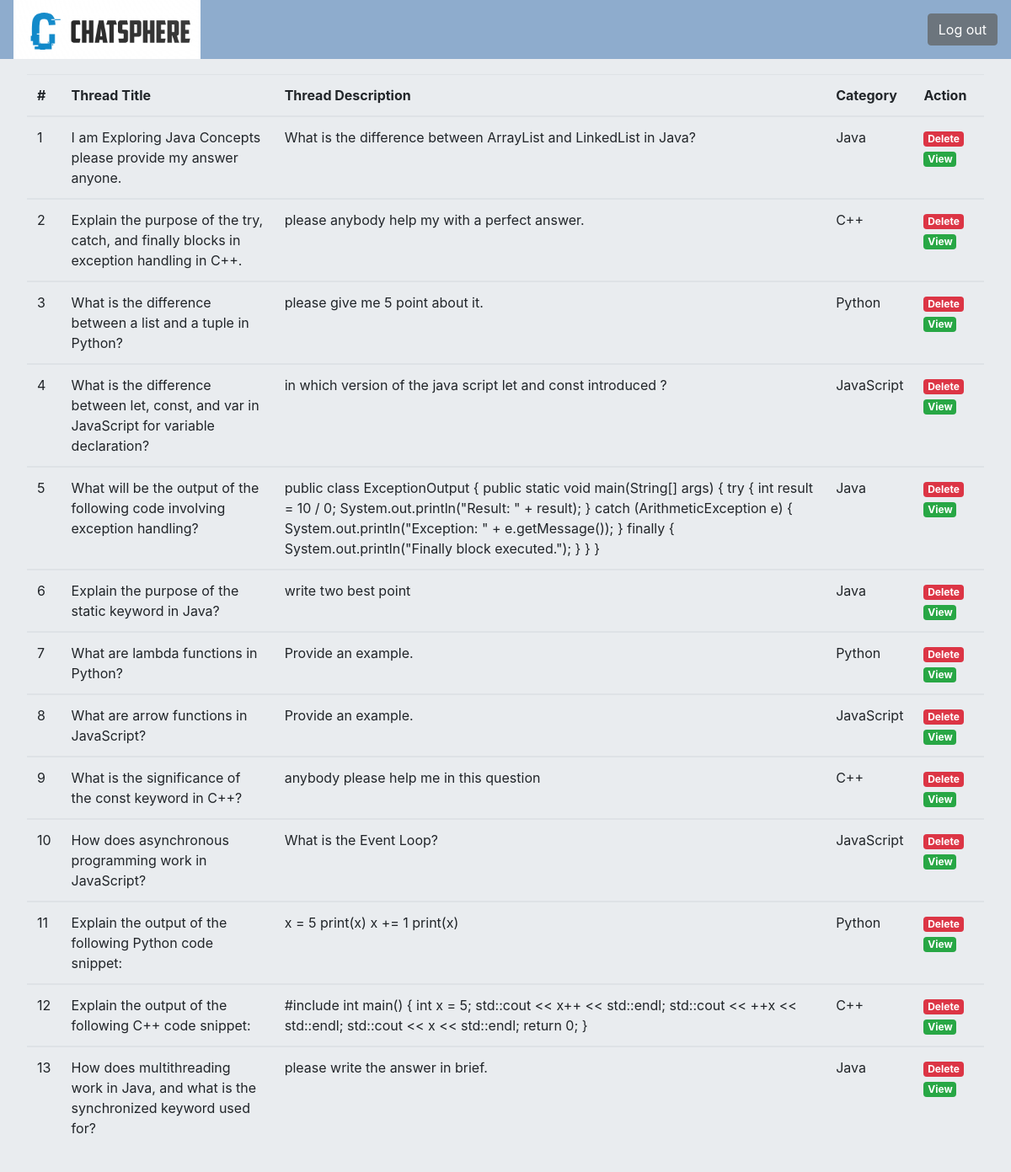
The app's page /minorProj/admin/admin_manage_thread.php (signed in) with its own data.
### tables this page shows
CREATE TABLE `threadlist` (
  `thread_id` int(10) NOT NULL,
  `thread_title` text NOT NULL,
  `thread_desc` text NOT NULL,
  `thread_user_id` int(8) NOT NULL,
  `thread_cat_id` int(8) NOT NULL,
  `created` datetime NOT NULL DEFAULT current_timestamp()
);

CREATE TABLE `categories` (
  `category_id` int(8) NOT NULL,
  `category_name` varchar(255) NOT NULL,
  `category_description` varchar(255) NOT NULL,
  `description` text NOT NULL,
  `created` datetime NOT NULL DEFAULT current_timestamp()
);

### minorProj/admin/admin_manage_thread.php (the view, shortened to what this page needs)
<?php
include 'backend/config.php';
?>
<!DOCTYPE html>
<html lang="en">
<head>
  <link rel="stylesheet" href="css/styles.css">
  <link rel="stylesheet" href="https://cdn.jsdelivr.net/npm/bootstrap@4.3.1/dist/css/bootstrap.min.css">
</head>
<body>
  <nav class="navbar navbar-expand-lg navbar-light" id="nav">
    <img class="navbar-brand" src="logo1 (2).png" alt="log" style="height:80px;">
    <div class="collapse navbar-collapse" id="navbarSupportedContent">
      <a href="backend/logout.php">
        <button type="button" class="btn btn-secondary">Log out</button>
      </a>
    </div>
  </nav>
  <div class="jumbotron my-4">
    <table class="table">
      <thead>
        <tr>
          <th scope="col">#</th>
          <th scope="col">Thread Title</th>
          <th scope="col">Thread Description</th>
          <th scope="col">Category</th>
          <th scope="col">Action</th>
        </tr>
      </thead>
      <?php
      $cnt = 1;
      $sql2 = "select threadlist.thread_title, threadlist.thread_id,threadlist.thread_desc,categories.category_id,categories.category_name
            FROM threadlist , categories
            WHERE  threadlist.thread_cat_id =categories.category_id";
      $result2 = mysqli_query($conn, $sql2);
      while ($row2 = mysqli_fetch_assoc($result2)) {
        $catname = $row2['category_name'];
      ?>
        <tbody>
          <tr>
            <td><?php echo $cnt; ?></td>
            <td><?php echo $row2['thread_title']; ?></td>
            <td><?php echo $row2['thread_desc']; ?></td>
            <td><?php echo $catname; ?></td>
            <?php
            echo ' <td>
              <a href="admin_delete_thread.php?thread_id=' . $row2['thread_id'] . '" class="badge badge-danger"><i class=" mdi mdi-trash-can-outline "></i> Delete</a>
         <a href="admin_view_single_thread.php?thread_id=' . $row2['thread_id'] . '" class="badge badge-success"><i class="mdi mdi-eye"></i> View</a>
              </td>';
            ?>
          </tr>
        </tbody>
      <?php $cnt = $cnt + 1;
      } ?>
    </table>
  </div>
</body>
</html>

### minorProj/admin/css/styles.css (style rules this page uses)
:root { --body-color: #E4E9F7; --nav-color: #8EACCD; --side-nav: #010718; --text-color: #FFF; --search-bar: #F2F2F2; --search-text: #010718; }
#nav { position: fixed; top: 0; left: 0; height: 70px; width: 100%; background-color: var(--nav-color); z-index: 100; }

### records on screen
threadlist: thread_title "I am Exploring Java Concepts please provide my answer anyone.", thread_desc "What is the difference between ArrayList and LinkedList in Java?", categories.category_name "Java"
threadlist: thread_title "Explain the purpose of the try, catch, and finally blocks in exception handling in C++.", thread_desc "please anybody help my with a perfect answer.", categories.category_name "C++"
threadlist: thread_title "What is the difference between a list and a tuple in Python?", thread_desc "please give me 5 point about it.", categories.category_name "Python"
threadlist: thread_title "What is the difference between let, const, and var in JavaScript for variable declaration?", thread_desc "in which version of the java script let and const introduced ?", categories.category_name "JavaScript"
threadlist: thread_title "What will be the output of the following code involving exception handling?", thread_desc "public class ExceptionOutput { public static void main(String[] args) { try { int result = 10 / 0; System.out.println(\"Result: \" + result); } catch (ArithmeticException e) { System.out.println(\"Exception: \" + e.getMessage()); } finally { System.out.println(\"Finally block executed.\"); } } }", categories.category_name "Java"
threadlist: thread_title "Explain the purpose of the static keyword in Java?", thread_desc "write two best point", categories.category_name "Java"
threadlist: thread_title "What are lambda functions in Python?", thread_desc "Provide an example.", categories.category_name "Python"
threadlist: thread_title "What are arrow functions in JavaScript?", thread_desc "Provide an example.", categories.category_name "JavaScript"
threadlist: thread_title "What is the significance of the const keyword in C++?", thread_desc "anybody please help me in this question", categories.category_name "C++"
threadlist: thread_title "How does asynchronous programming work in JavaScript?", thread_desc "What is the Event Loop?", categories.category_name "JavaScript"
threadlist: thread_title "Explain the output of the following Python code snippet:", thread_desc "x = 5 print(x) x += 1 print(x)", categories.category_name "Python"
threadlist: thread_title "Explain the output of the following C++ code snippet:", thread_desc "#include int main() { int x = 5; std::cout << x++ << std::endl; std::cout << ++x << std::endl; std::cout << x << std::endl; return 0; }", categories.category_name "C++"
threadlist: thread_title "How does multithreading work in Java, and what is the synchronized keyword used for?", thread_desc "please write the answer in brief.", categories.category_name "Java"
